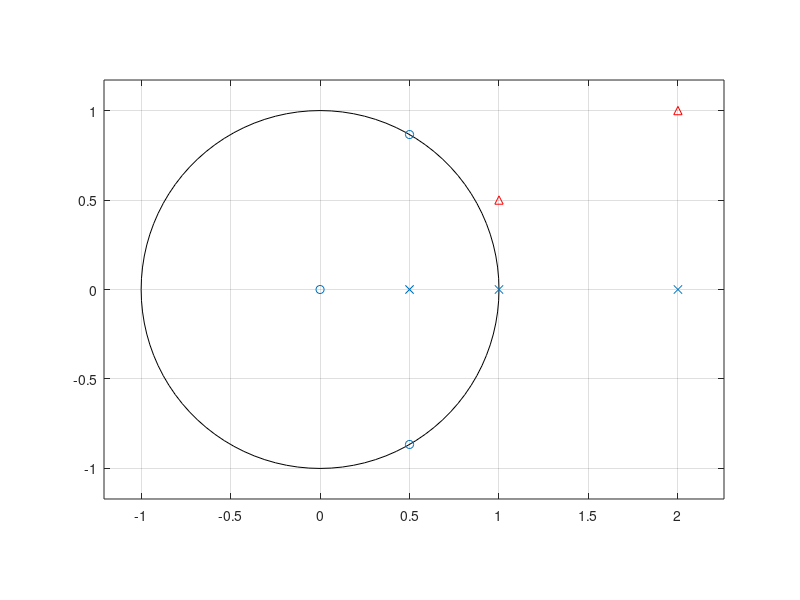

Write MATLAB code to recreate this figure.
clear all  clc

b1 = [1  -1 1];
a1 = [1 -0.5];
a2 = [1 -2];
a3 = [1 -1];

first = conv(a1,a2);
second = conv(first,a3);
% residuez is for partial fractions
[r,p,k] = residuez(b1,second);
zplane(b1,second)
hold on
plot(p,'^r')
hold off